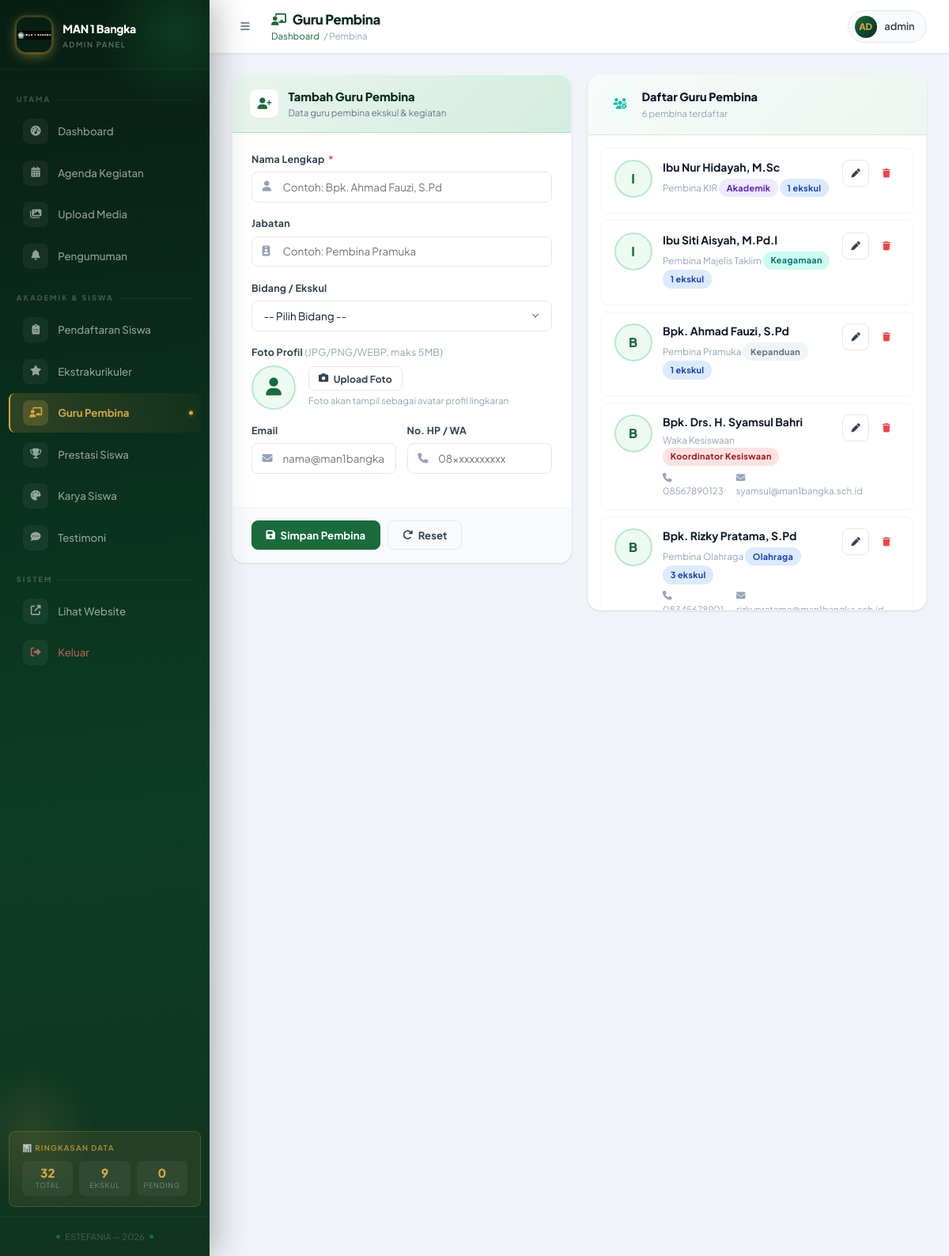
The app's page /admin/pembina.php (signed in), older data.
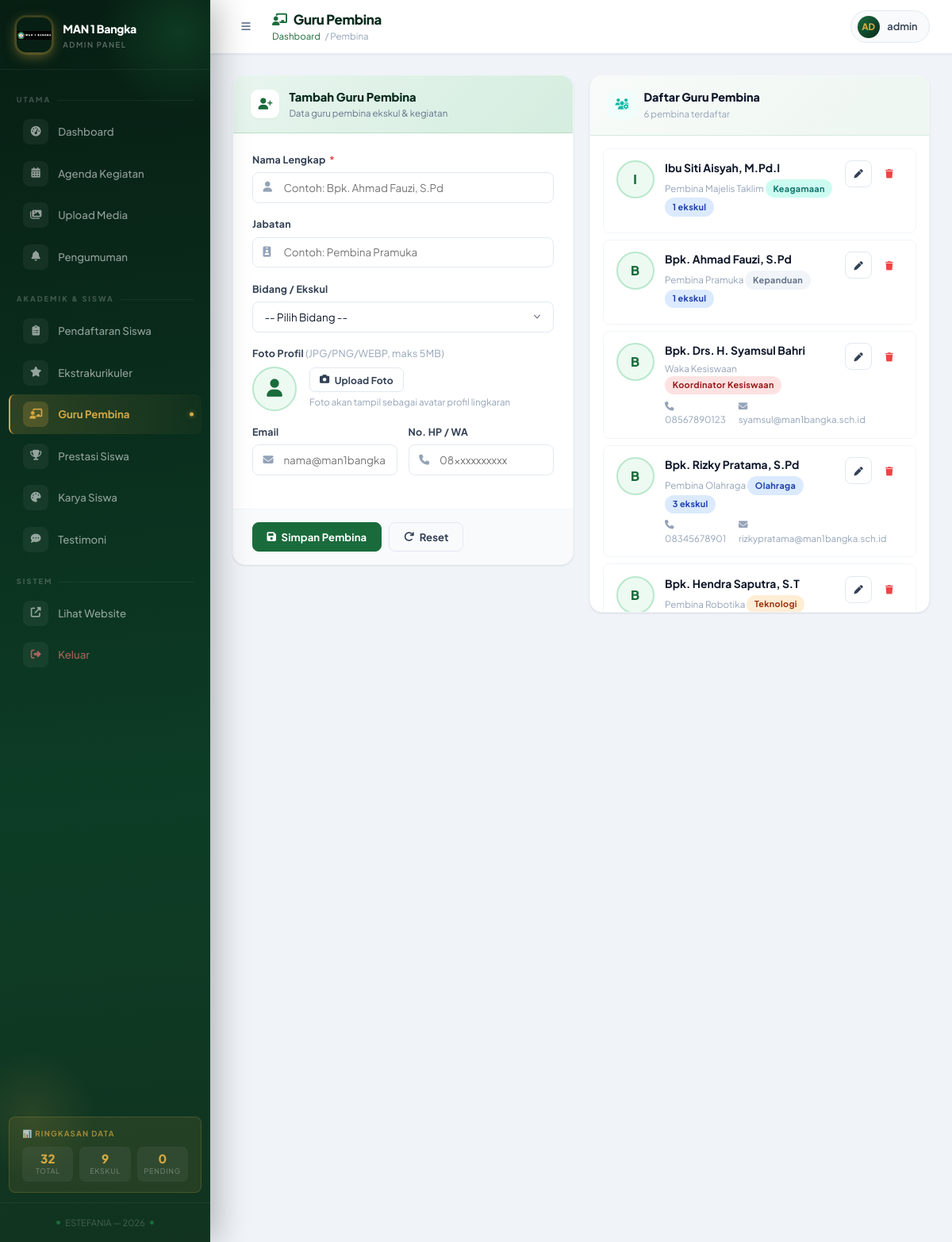
The same page, newer data.
### tables this page shows
CREATE TABLE `kontak_pembina` (
  `id` int NOT NULL,
  `nama` varchar(255) NOT NULL,
  `jabatan` varchar(100) DEFAULT NULL,
  `email` varchar(100) DEFAULT NULL,
  `no_hp` varchar(20) DEFAULT NULL,
  `bidang` varchar(255) DEFAULT NULL,
  `foto` varchar(255) DEFAULT NULL,
  `created_at` timestamp NULL DEFAULT CURRENT_TIMESTAMP
);

### admin/pembina.php (the view, shortened to what this page needs)
<?php
require '../php/config.php'; ?>
<?php
$edit = null;
$rows = $pdo->query("SELECT k.*, COUNT(e.id) as jml_ekskul
    FROM kontak_pembina k
    LEFT JOIN ekstrakurikuler e ON e.pembina_id=k.id
    GROUP BY k.id ORDER BY k.bidang, k.nama")->fetchAll(PDO::FETCH_ASSOC);
$isEdit = !!$edit;
$bidangColors = ['Kepramukaan' => 'green', 'Keagamaan' => 'teal', 'Olahraga' => 'blue', 'Akademik' => 'purple', 'Teknologi' => 'orange', 'Seni' => 'gold', 'Koordinator Kesiswaan' => 'red'];
?>
<!DOCTYPE html>
<html lang="id">
<head>
  <link rel="stylesheet" href="https://cdnjs.cloudflare.com/ajax/libs/font-awesome/6.4.0/css/all.min.css" />
  <link rel="stylesheet" href="assets/admin.css" />
</head>
<body>
  <?php include 'sidebar.php'; ?>
  <main class="admin-main">
    <header class="admin-topbar">
      <div class="topbar-left">
        <button id="sidebarToggle" class="btn btn-ghost btn-icon"><i class="fas fa-bars"></i></button>
        <div>
          <div class="topbar-title"><i class="fas fa-chalkboard-teacher"></i> Guru Pembina</div>
          <div class="topbar-breadcrumb"><a href="index.php">Dashboard</a> / Pembina</div>
        </div>
      </div>
      <div class="topbar-right">
        <div class="topbar-admin">
          <div class="topbar-admin-avatar"><?= strtoupper(substr(ADMIN_USER, 0, 2)) ?></div><?= htmlspecialchars(ADMIN_USER) ?>
        </div>
      </div>
    </header>
    <div class="page-content">
      <div class="two-col" style="align-items:start;">
        <div class="form-section anim-fade-up">
          <div class="form-section-header">
            <div class="form-section-header-icon"><i class="fas fa-<?= $isEdit ? 'pen' : 'user-plus' ?>"></i></div>
            <div>
              <h3><?= $isEdit ? 'Edit Data Pembina' : 'Tambah Guru Pembina' ?></h3>
              <p>Data guru pembina ekskul & kegiatan</p>
            </div>
          </div>
          <div class="form-section-body">
            <form method="POST" id="form-pembina" autocomplete="off" enctype="multipart/form-data">
              <div class="form-group">
                <label>Nama Lengkap <span class="req">*</span></label>
                <div class="input-icon-wrap">
                  <input type="text" name="nama" value="<?= htmlspecialchars($edit['nama'] ?? '') ?>"
                    placeholder="Contoh: Bpk. Ahmad Fauzi, S.Pd" required autocomplete="off" />
                </div>
              </div>
              <div class="form-group">
                <label>Jabatan</label>
                <div class="input-icon-wrap">
                  <input type="text" name="jabatan" value="<?= htmlspecialchars($edit['jabatan'] ?? '') ?>"
                    placeholder="Contoh: Pembina Pramuka" autocomplete="off" />
                </div>
              </div>
              <div class="form-group">
                <label>Bidang / Ekskul</label>
                <select name="bidang">
                  <option value="">-- Pilih Bidang --</option>
                </select>
              </div>
              <div class="form-group">
                <label>Foto Profil <span style="color:var(--gray-400);font-weight:400;">(JPG/PNG/WEBP, maks 5MB)</span></label>
                <div style="display:flex;align-items:center;gap:1rem;">
                  <div id="foto-preview-wrap" style="width:56px;height:56px;border-radius:50%;overflow:hidden;background:var(--primary-light);display:flex;align-items:center;justify-content:center;flex-shrink:0;border:2px solid var(--primary-border);">
                    <?php if (!empty($edit['foto'])): ?>
                      <img src="../php/uploads/<?= htmlspecialchars($edit['foto']) ?>" id="foto-preview-img" style="width:100%;height:100%;object-fit:cover;" />
                    <?php else: ?>
                      <i class="fas fa-user" style="color:var(--primary-mid);font-size:1.4rem;" id="foto-preview-icon"></i>
                    <?php endif; ?>
                  </div>
                  <div style="flex:1;">
                    <button type="button" onclick="document.getElementById('foto-input').click()" class="btn btn-outline btn-sm">
                      <i class="fas fa-camera"></i> <?= !empty($edit['foto']) ? 'Ganti Foto' : 'Upload Foto' ?>
                    </button>
                    <div style="font-size:.72rem;color:var(--gray-400);margin-top:.3rem;">Foto akan tampil sebagai avatar profil lingkaran</div>
                  </div>
                </div>
              </div>
              <div style="display:grid;grid-template-columns:1fr 1fr;gap:.85rem;">
                <div class="form-group">
                  <label>Email</label>
                  <div class="input-icon-wrap">
                    <input type="email" name="email" value="<?= htmlspecialchars($edit['email'] ?? '') ?>"
                      placeholder="nama@man1bangka.sch.id" autocomplete="off" />
                  </div>
                </div>
                <div class="form-group">
                  <label>No. HP / WA</label>
                  <div class="input-icon-wrap">
                    <input type="tel" name="no_hp" value="<?= htmlspecialchars($edit['no_hp'] ?? '') ?>"
                      placeholder="08xxxxxxxxxx" autocomplete="off" />
                  </div>
                </div>
              </div>
            </form>
          </div>
          <div class="form-section-footer">
            <button type="submit" form="form-pembina" class="btn btn-primary">
              <i class="fas fa-save"></i> <?= $isEdit ? 'Perbarui Data' : 'Simpan Pembina' ?>
            </button>
            <?php if ($isEdit): ?>
              <a href="pembina.php" class="btn btn-outline"><i class="fas fa-times"></i> Batal</a>
            <?php else: ?>
              <button type="reset" form="form-pembina" class="btn btn-outline"><i class="fas fa-redo"></i> Reset</button>
            <?php endif; ?>
          </div>
        </div>
        <div class="admin-card anim-fade-up anim-delay-2">
          <div class="card-header">
            <div class="card-header-left">
              <div class="card-header-icon" style="background:var(--teal-bg);color:var(--teal);"><i class="fas fa-users-cog"></i></div>
              <div>
                <div class="card-header-title">Daftar Guru Pembina</div>
                <div class="card-header-sub"><?= count($rows) ?> pembina terdaftar</div>
              </div>
            </div>
          </div>
          <div style="padding:1rem;max-height:600px;overflow-y:auto;">
            <?php if ($rows): ?>
              <?php foreach ($rows as $r): $bc = $bidangColors[$r['bidang']] ?? 'gray'; ?>
                <div class="data-item">
                  <div style="width:48px;height:48px;border-radius:50%;overflow:hidden;background:var(--primary-light);color:var(--primary-mid);display:flex;align-items:center;justify-content:center;font-weight:800;font-size:1rem;flex-shrink:0;border:2px solid var(--primary-border);">
                    <?php if (!empty($r['foto'])): ?>
                      <img src="../php/uploads/<?= htmlspecialchars($r['foto']) ?>" style="width:100%;height:100%;object-fit:cover;" alt="<?= htmlspecialchars($r['nama']) ?>" />
                    <?php else: ?>
                      <?= strtoupper(substr($r['nama'], 0, 1)) ?>
                    <?php endif; ?>
                  </div>
                  <div class="data-item-body">
                    <div class="data-item-title"><?= htmlspecialchars($r['nama']) ?></div>
                    <div class="data-item-sub" style="margin-top:.2rem;">
                      <?= htmlspecialchars($r['jabatan'] ?? '-') ?>
                      <?php if ($r['bidang']): ?> <span class="badge badge-<?= $bc ?>"><?= htmlspecialchars($r['bidang']) ?></span><?php endif; ?>
                      <?php if ($r['jml_ekskul'] > 0): ?><span class="badge badge-blue"><?= $r['jml_ekskul'] ?> ekskul</span><?php endif; ?>
                    </div>
                    <div style="display:flex;gap:1rem;margin-top:.35rem;font-size:.72rem;color:var(--gray-400);">
                      <?php if ($r['no_hp']): ?><span><i class="fas fa-phone" style="width:12px;margin-right:3px;"></i><?= htmlspecialchars($r['no_hp']) ?></span><?php endif; ?>
                      <?php if ($r['email']): ?><span><i class="fas fa-envelope" style="width:12px;margin-right:3px;"></i><?= htmlspecialchars($r['email']) ?></span><?php endif; ?>
                    </div>
                  </div>
                  <div class="data-item-actions">
                    <a href="?edit=<?= $r['id'] ?>" class="btn btn-outline btn-icon btn-xs" title="Edit"><i class="fas fa-pen"></i></a>
                    <form method="POST" style="display:inline;" onsubmit="return confirm('Hapus pembina <?= htmlspecialchars(addslashes($r['nama']), ENT_QUOTES) ?>?')">
                      <button type="submit" class="btn btn-ghost btn-icon btn-xs" style="color:var(--red);" title="Hapus"><i class="fas fa-trash"></i></button>
                    </form>
                  </div>
                </div>
              <?php endforeach; ?>
            <?php endif; ?>
          </div>
        </div>
      </div>
    </div>
  </main>
</body>
</html>

### admin/sidebar.php (shortened to what this page needs)
<?php
$current = basename($_SERVER['PHP_SELF']);
function navLink($file, $icon, $label, $badge = null)
{
    global $current;
    $active = ($current === $file) ? ' active' : '';
    $bdg = $badge ? "<span class=\"nav-badge\">$badge</span>" : '';
    echo "<a href=\"$file\" class=\"nav-link$active\">
        <span class=\"nav-icon\"><i class=\"fas $icon\"></i></span>
        <span>$label</span>$bdg
      </a>";
}
$totalData    = 0;
$totalPending = 0;
$ekskulCount  = 0;
try {
    global $pdo;
    if ($pdo) {
        $n = $pdo->query("SELECT COUNT(*) FROM testimoni WHERE status='nonaktif'")->fetchColumn();
        $totalPending = (int)$n;
        $tables = [
            'agenda', 'pengumuman', 'dokumentasi', 'prestasi',
            'ekstrakurikuler', 'pendaftaran_ekskul', 'karya_siswa', 'testimoni'
        ];
        foreach ($tables as $t) {
            $c          = $pdo->query("SELECT COUNT(*) FROM `$t`")->fetchColumn();
            $totalData += (int)$c;
        }
        $ekskulCount = $pdo->query("SELECT COUNT(*) FROM ekstrakurikuler")->fetchColumn();
    }
} catch (Exception $e) {
}
?>
<aside class="admin-sidebar" id="adminSidebar">
  <a href="index.php" class="sidebar-brand">
    <div class="sidebar-logo" style="background:transparent;padding:0;overflow:hidden;">
      <img src="assets/img/logo.png" alt="MAN 1 Bangka" style="width:44px;height:44px;object-fit:contain;" />
    </div>
    <div class="sidebar-title">
      <span class="s-name">MAN 1 Bangka</span>
      <span class="s-sub">Admin Panel</span>
    </div>
  </a>
  <nav class="sidebar-nav">
    <div class="nav-section">Utama</div>
    <?php navLink('index.php',      'fa-tachometer-alt',      'Dashboard'); ?>
    <div class="nav-section">Akademik &amp; Siswa</div>
    <div class="nav-section">Sistem</div>
    <a href="../index.html" class="nav-link" target="_blank">
      <span class="nav-icon"><i class="fas fa-external-link-alt"></i></span>
      <span>Lihat Website</span>
    </a>
    <a href="logout.php" class="nav-link nav-link-logout">
      <span class="nav-icon"><i class="fas fa-sign-out-alt"></i></span>
      <span>Keluar</span>
    </a>
  </nav>
  <div class="sidebar-stats">
    <div class="sidebar-stats-title">📊 Ringkasan Data</div>
    <div class="sidebar-stats-row">
      <div class="sidebar-stat-item">
        <span class="sidebar-stat-num"><?= number_format($totalData) ?></span>
        <span class="sidebar-stat-label">Total</span>
      </div>
      <div class="sidebar-stat-item">
        <span class="sidebar-stat-num"><?= $ekskulCount ?></span>
        <span class="sidebar-stat-label">Ekskul</span>
      </div>
      <div class="sidebar-stat-item" style="position:relative;">
        <span class="sidebar-stat-num" style="color:<?= $totalPending > 0 ? '#ff6b6b' : 'var(--gold)' ?>;">
          <?= $totalPending ?>
        </span>
        <span class="sidebar-stat-label">Pending</span>
      </div>
    </div>
  </div>
  <div class="sidebar-footer">
    <span class="sidebar-footer-dot"></span>
    ESTEFANIA &mdash; <?= date('Y') ?>
    <span class="sidebar-footer-dot"></span>
  </div>
</aside>

Row changes from the older to the newer data that the page shows:
no longer on this page (row edited): kontak_pembina: nama "I", nama "Ibu Nur Hidayah, M.Sc", jabatan "Pembina KIR", bidang "Akademik", jml_ekskul "1"
now on this page (row unchanged): kontak_pembina: nama "B", nama "Bpk. Hendra Saputra, S.T", jabatan "Pembina Robotika", bidang "Teknologi"
